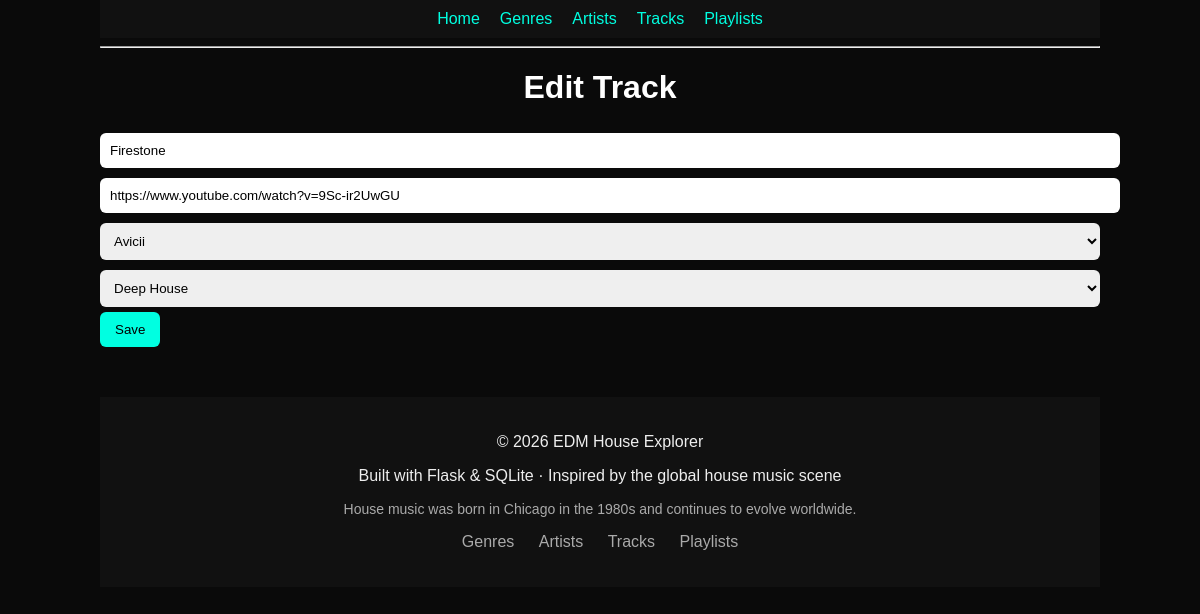
Before: /edit_track/1 with the older database file.
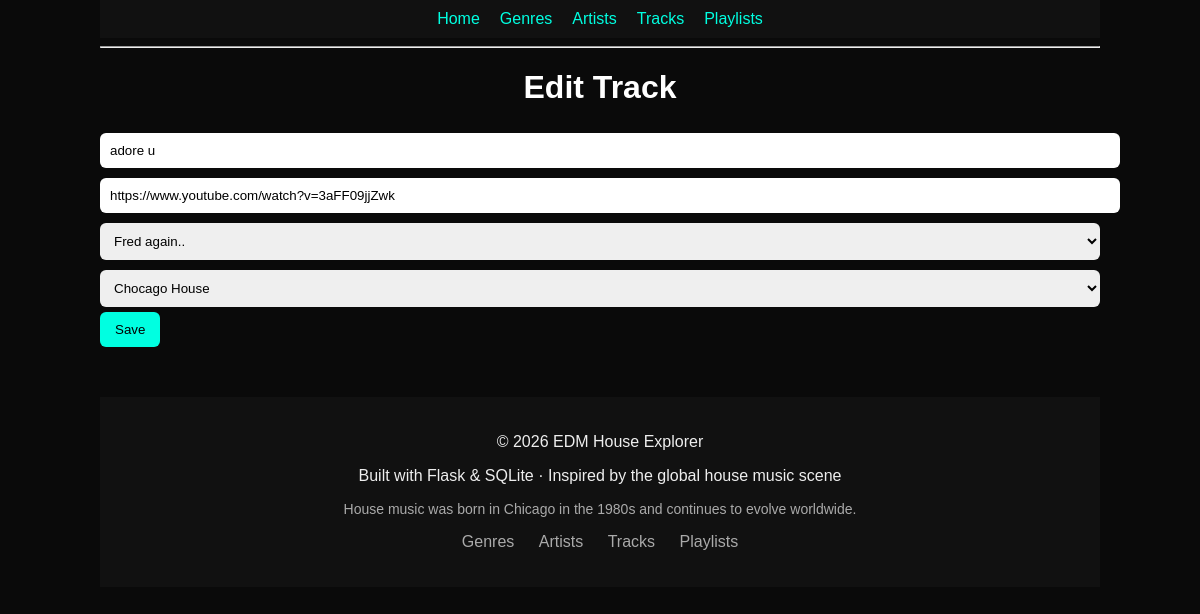
After: the same page with the newer database file.
### tables this page shows
CREATE TABLE tracks (
        id INTEGER PRIMARY KEY AUTOINCREMENT,
        title TEXT NOT NULL,
        youtube_link TEXT,
        artist_id INTEGER,
        genre_id INTEGER,
        FOREIGN KEY (artist_id) REFERENCES artists(id),
        FOREIGN KEY (genre_id) REFERENCES genres(id)
    );

CREATE TABLE genres (
        id INTEGER PRIMARY KEY AUTOINCREMENT,
        name TEXT NOT NULL,
        description TEXT
    );

CREATE TABLE artists (
        id INTEGER PRIMARY KEY AUTOINCREMENT,
        name TEXT NOT NULL,
        image TEXT,
        about TEXT
    );

### app.py (the view, shortened to what this page needs)
@app.route("/edit_track/<int:id>", methods=["GET", "POST"])
def edit_track(id):
    conn = sqlite3.connect("database.db")
    cursor = conn.cursor()
    cursor.execute("SELECT * FROM tracks WHERE id=?", (id,))
    track = cursor.fetchone()
    cursor.execute("SELECT * FROM artists")
    artists = cursor.fetchall()
    cursor.execute("SELECT * FROM genres")
    genres = cursor.fetchall()
    conn.close()
    return render_template("edit_track.html",
                           track=track,
                           artists=artists,
                           genres=genres)

### templates/edit_track.html
{% extends "base.html" %}
{% block content %}
<h1>Edit Track</h1>
<form method="POST">
    <input type="text" name="title" value="{{ track[1] }}" required>
    <input type="text" name="youtube_link" value="{{ track[2] }}">
    <select name="artist_id">
        {% for artist in artists %}
            <option value="{{ artist[0] }}"
                {% if artist[0] == track[3] %} selected {% endif %}>
                {{ artist[1] }}
            </option>
        {% endfor %}
    </select>
    <select name="genre_id">
        {% for genre in genres %}
            <option value="{{ genre[0] }}"
                {% if genre[0] == track[4] %} selected {% endif %}>
                {{ genre[1] }}
            </option>
        {% endfor %}
    </select>
    <button type="submit">Save</button>
</form>
{% endblock %}

Changed rows visible on the page:
changed tracks: title "Firestone" → "adore u"; youtube_link "https://www.youtube.com/watch?v=9Sc-ir2UwGU" → "https://www.youtube.com/watch?v=3aFF09jjZwk"; artist_id (not shown) → "Fred again.."; genre_id "Deep House" → "Chocago House"
Other visible differences:
form field artist_id: "Avicii" → (not shown)
